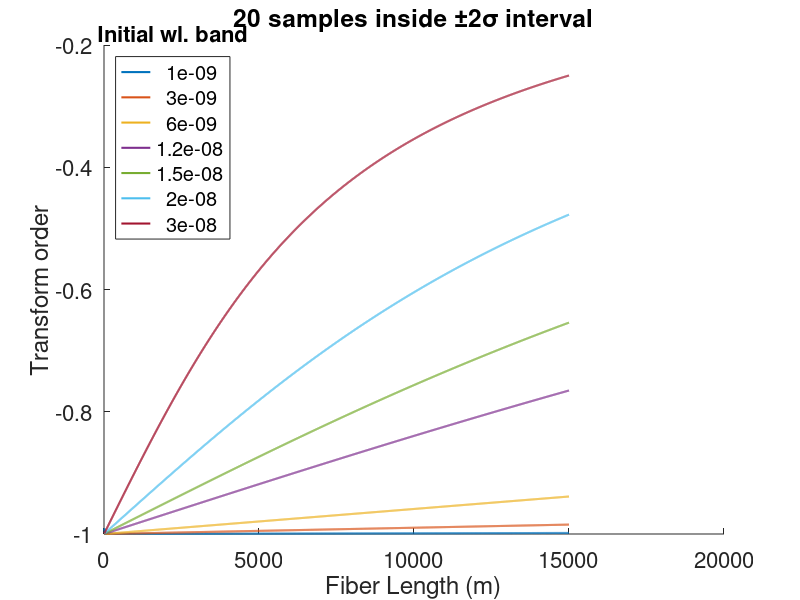

This chart was generated by the following MATLAB code: (Note: this script raises an error after producing the figure.)
clear all

C = 3e+08;  %m/s -> speed of light

L = 10:10:15e+03;     %m
n = 20; %number of samples of the wavefunction

lam0 = 1560e-09;     %m
Dl = 18e-06;    %s/m^2
Dv = -lam0^2/(2*pi*C)*Dl;

sig_wl = [1e-09,3e-09,6e-09,12e-09,15e-09,20e-09,30e-09]; %STDs, in m; std of intensities
sig_f = sig_wl*C/lam0^2;    %Hz
sig_t = 1./(2*pi*sig_f)*sqrt(2);     %s; stds of wavefunctions, not intensities

dt = zeros(length(sig_t),length(L));
a = zeros(length(sig_t),length(L));

for r=1:length(sig_t)
    dt(r,:) = 4*sig_t(r)*sqrt( 1+Dv^2*L.^2/(4*pi^2*sig_t(r)^4) )/n;
    a(r,:) = 2*atan( 4*pi^2*Dv*L./(dt(r,:).^2) )/pi;
end


%% Plot 
wid = 5;    %Width
hei = 3;   %Heigh

nfig = 20;
figure(nfig)
close(nfig)
h = figure(nfig);
hold on
for r = 1:length(sig_t)
    plot(L,a(r,:),'LineWidth',1.5)
end
hold off

hleg = legend(num2str(sig_wl.'),'Location','NorthWest');
htitle = get(hleg,'Title');
set(htitle,'String','Initial wl. band')
title([num2str(n) ' samples inside \pm2\sigma interval'])
xlabel('Fiber Length (m)')
ylabel('Transform order')
set(gca,'FontSize',16)
h.Position = [h.Position(1) h.Position(2) h.Position(1)+100*wid h.Position(2)+100*hei]